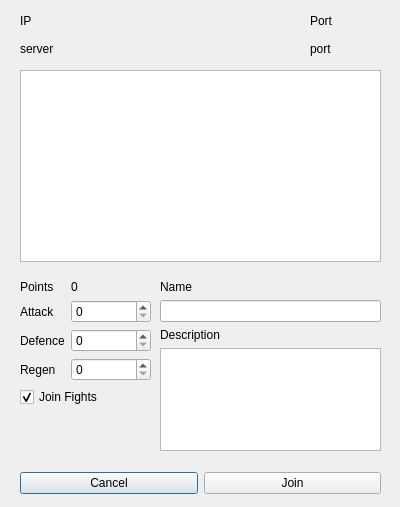
<?xml version="1.0" encoding="UTF-8"?>
<ui version="4.0">
 <class>ConnectionWidow</class>
 <widget class="QDialog" name="ConnectionWidow">
  <property name="geometry">
   <rect>
    <x>0</x>
    <y>0</y>
    <width>400</width>
    <height>507</height>
   </rect>
  </property>
  <property name="windowTitle">
   <string>Dialog</string>
  </property>
  <widget class="QWidget" name="layoutWidget">
   <property name="geometry">
    <rect>
     <x>20</x>
     <y>280</y>
     <width>131</width>
     <height>173</height>
    </rect>
   </property>
   <layout class="QFormLayout" name="formLayout">
    <item row="0" column="0">
     <widget class="QLabel" name="pointsLabel">
      <property name="text">
       <string>Points</string>
      </property>
     </widget>
    </item>
    <item row="0" column="1">
     <widget class="QLabel" name="initPoints">
      <property name="text">
       <string>0</string>
      </property>
     </widget>
    </item>
    <item row="1" column="1">
     <widget class="QSpinBox" name="atkIn"/>
    </item>
    <item row="1" column="0">
     <widget class="QLabel" name="label_5">
      <property name="text">
       <string>Attack</string>
      </property>
     </widget>
    </item>
    <item row="2" column="1">
     <widget class="QSpinBox" name="defIn"/>
    </item>
    <item row="2" column="0">
     <widget class="QLabel" name="label">
      <property name="text">
       <string>Defence</string>
      </property>
     </widget>
    </item>
    <item row="5" column="0" colspan="2">
     <widget class="QCheckBox" name="checkBox">
      <property name="enabled">
       <bool>true</bool>
      </property>
      <property name="mouseTracking">
       <bool>true</bool>
      </property>
      <property name="text">
       <string>Join Fights</string>
      </property>
      <property name="checked">
       <bool>true</bool>
      </property>
      <property name="autoRepeat">
       <bool>false</bool>
      </property>
      <property name="tristate">
       <bool>false</bool>
      </property>
     </widget>
    </item>
    <item row="3" column="1">
     <widget class="QSpinBox" name="RegenIn"/>
    </item>
    <item row="3" column="0">
     <widget class="QLabel" name="label_2">
      <property name="text">
       <string>Regen</string>
      </property>
     </widget>
    </item>
   </layout>
  </widget>
  <widget class="QWidget" name="layoutWidget">
   <property name="geometry">
    <rect>
     <x>20</x>
     <y>10</y>
     <width>281</width>
     <height>50</height>
    </rect>
   </property>
   <layout class="QVBoxLayout" name="verticalLayout">
    <item>
     <widget class="QLabel" name="label_4">
      <property name="text">
       <string>IP</string>
      </property>
     </widget>
    </item>
    <item>
     <widget class="QLabel" name="ip">
      <property name="text">
       <string>server</string>
      </property>
     </widget>
    </item>
   </layout>
  </widget>
  <widget class="QWidget" name="layoutWidget">
   <property name="geometry">
    <rect>
     <x>310</x>
     <y>10</y>
     <width>71</width>
     <height>50</height>
    </rect>
   </property>
   <layout class="QVBoxLayout" name="verticalLayout_2">
    <item>
     <widget class="QLabel" name="label_6">
      <property name="text">
       <string>Port</string>
      </property>
     </widget>
    </item>
    <item>
     <widget class="QLabel" name="port">
      <property name="text">
       <string>port</string>
      </property>
     </widget>
    </item>
   </layout>
  </widget>
  <widget class="QWidget" name="layoutWidget">
   <property name="geometry">
    <rect>
     <x>160</x>
     <y>280</y>
     <width>221</width>
     <height>171</height>
    </rect>
   </property>
   <layout class="QVBoxLayout" name="verticalLayout_3">
    <item>
     <widget class="QLabel" name="label_3">
      <property name="text">
       <string>Name</string>
      </property>
     </widget>
    </item>
    <item>
     <widget class="QLineEdit" name="NameIn"/>
    </item>
    <item>
     <widget class="QLabel" name="label_7">
      <property name="text">
       <string>Description</string>
      </property>
     </widget>
    </item>
    <item>
     <widget class="QTextEdit" name="cDescriptionIn"/>
    </item>
   </layout>
  </widget>
  <widget class="QWidget" name="layoutWidget">
   <property name="geometry">
    <rect>
     <x>20</x>
     <y>470</y>
     <width>361</width>
     <height>27</height>
    </rect>
   </property>
   <layout class="QHBoxLayout" name="horizontalLayout">
    <item>
     <widget class="QPushButton" name="cancle">
      <property name="text">
       <string>Cancel</string>
      </property>
     </widget>
    </item>
    <item>
     <widget class="QPushButton" name="connect">
      <property name="text">
       <string>Join</string>
      </property>
     </widget>
    </item>
   </layout>
  </widget>
  <widget class="QTextBrowser" name="gameDesc">
   <property name="geometry">
    <rect>
     <x>20</x>
     <y>70</y>
     <width>361</width>
     <height>192</height>
    </rect>
   </property>
  </widget>
 </widget>
 <resources/>
 <connections>
  <connection>
   <sender>cancle</sender>
   <signal>clicked()</signal>
   <receiver>ConnectionWidow</receiver>
   <slot>close()</slot>
   <hints>
    <hint type="sourcelabel">
     <x>77</x>
     <y>282</y>
    </hint>
    <hint type="destinationlabel">
     <x>18</x>
     <y>254</y>
    </hint>
   </hints>
  </connection>
  <connection>
   <sender>connect</sender>
   <signal>clicked()</signal>
   <receiver>ConnectionWidow</receiver>
   <slot>accept()</slot>
   <hints>
    <hint type="sourcelabel">
     <x>274</x>
     <y>282</y>
    </hint>
    <hint type="destinationlabel">
     <x>151</x>
     <y>240</y>
    </hint>
   </hints>
  </connection>
 </connections>
</ui>
